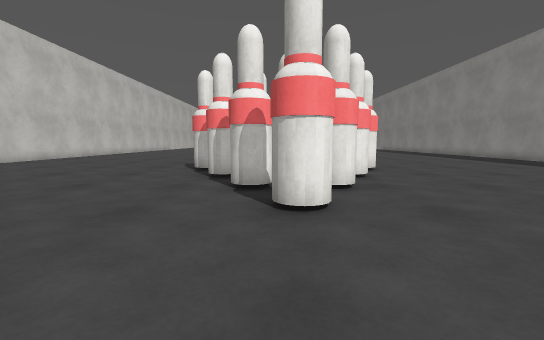
[1] (above)

24 first-person views from a walk through a 3-D level made in the Unity game engine. The camera is 0.54 m above the floor, tilts 6° down and sees 90° across. The floor is counted in squares, 0.5 m on a side. Each view is taken from the middle of a square. On the plan, view 1 faces up. The plan holds only what a view shows up to about 12 squares ahead; the rest is blank. The place goes on beyond the plan. The player is left out. Surface patterns are stand-ins for the level's own textures.

[2]
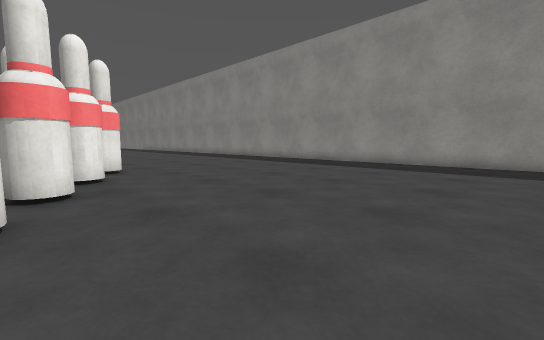

[3]
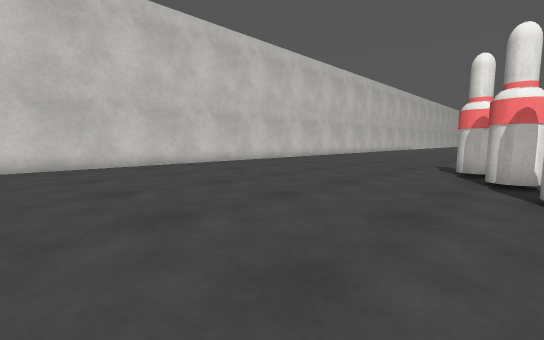

[4]
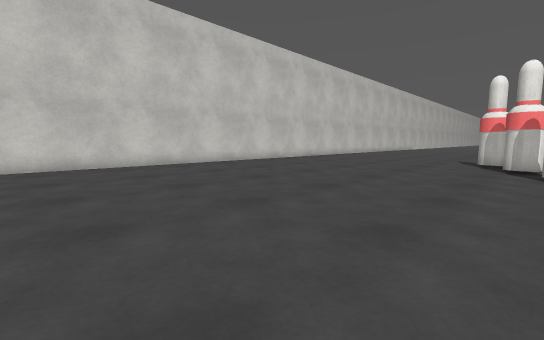

[5]
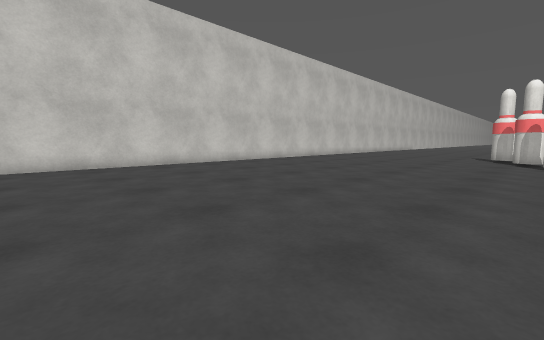

[6]
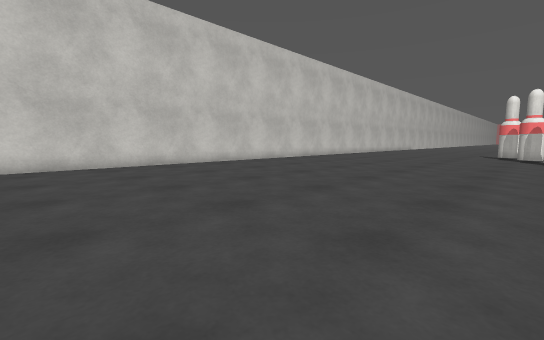

[7]
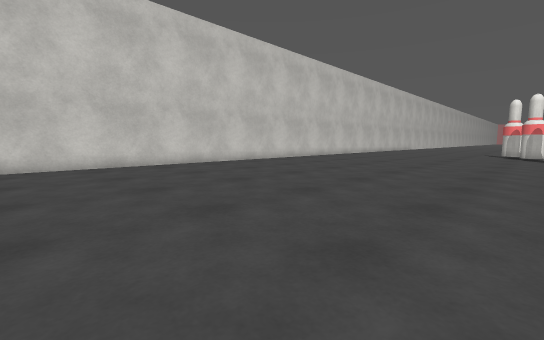

[8]
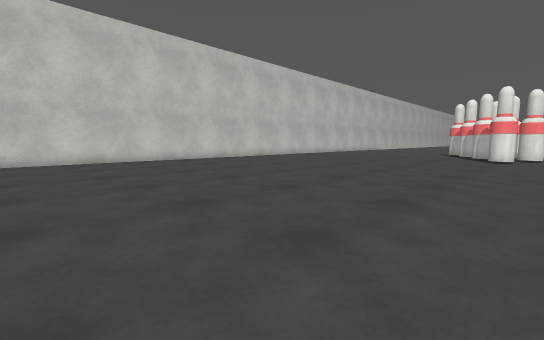

[9]
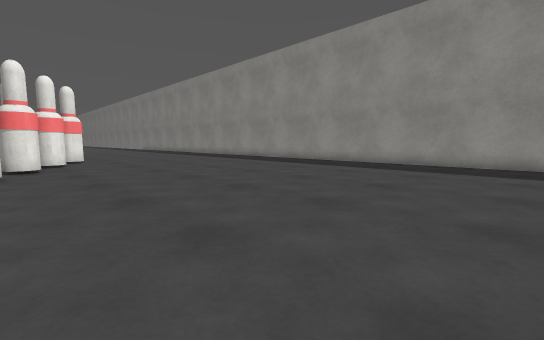

[10]
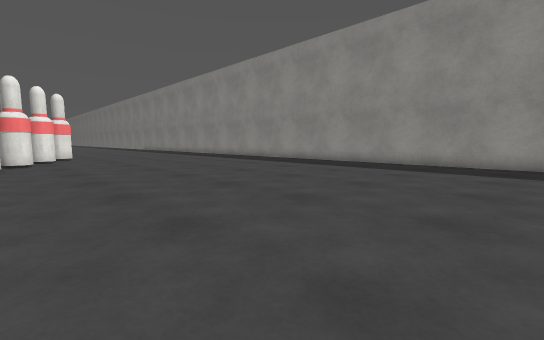

[11]
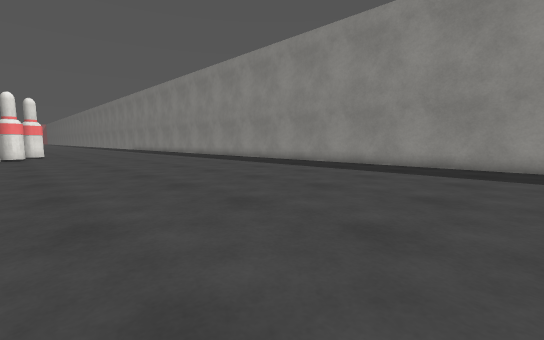

[12]
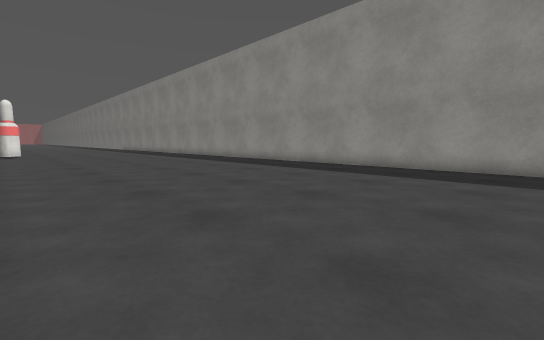

[13]
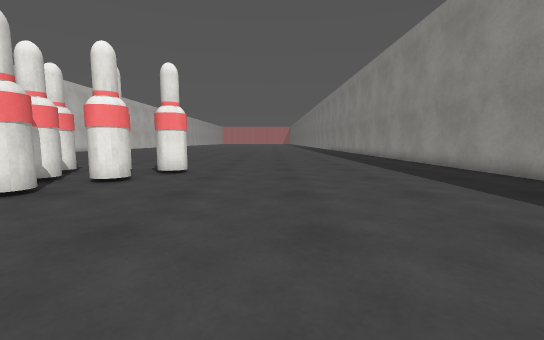

[14]
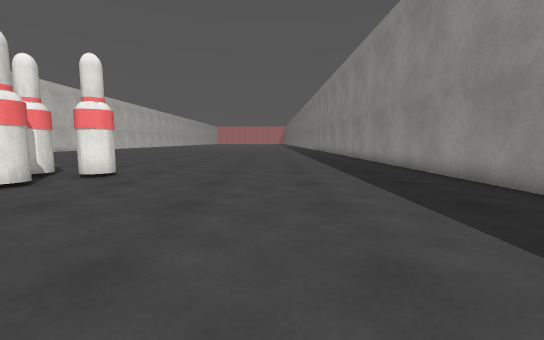

[15]
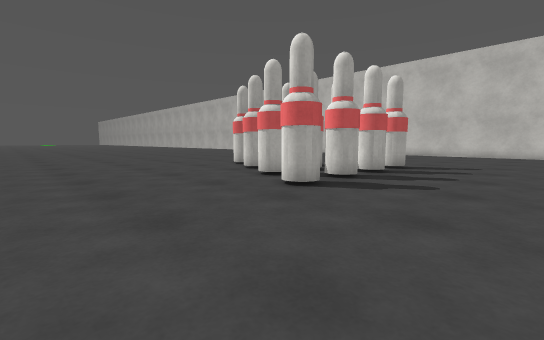

[16]
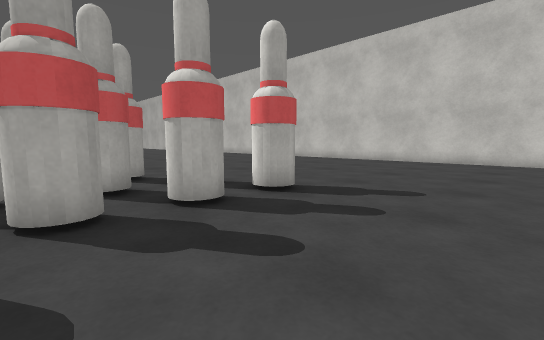

[17]
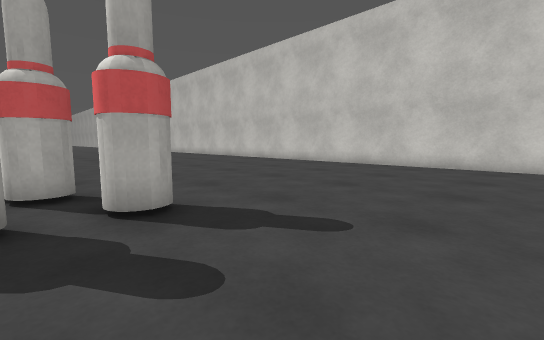

[18]
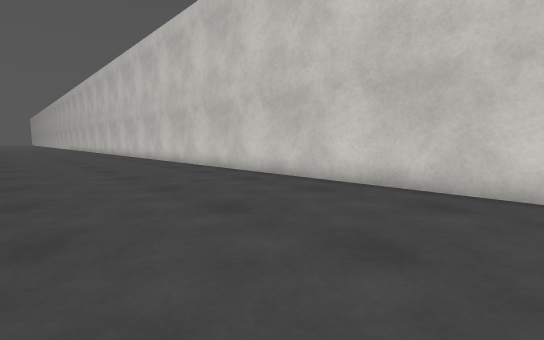

[19]
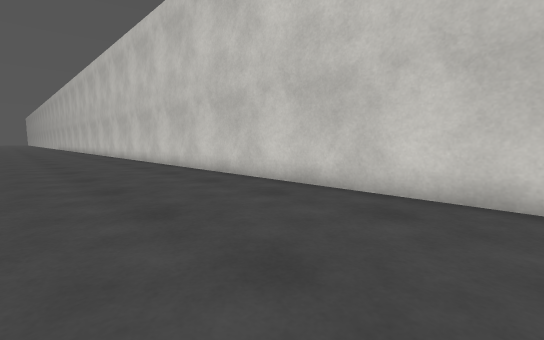

[20]
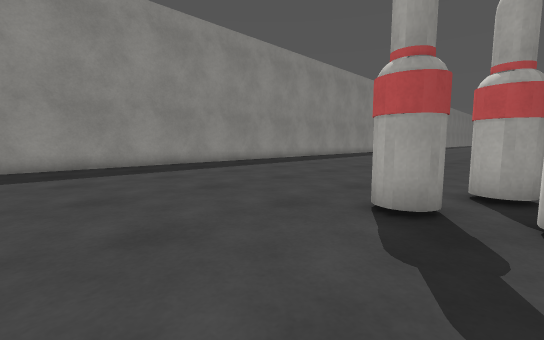

[21]
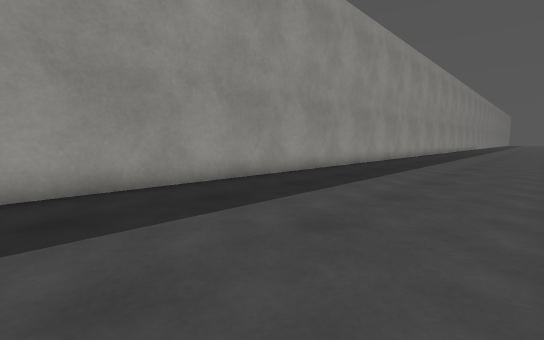

[22]
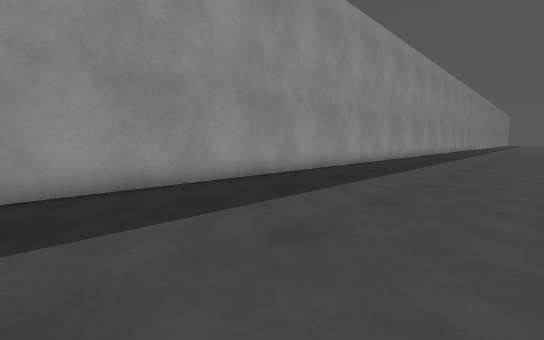

[23]
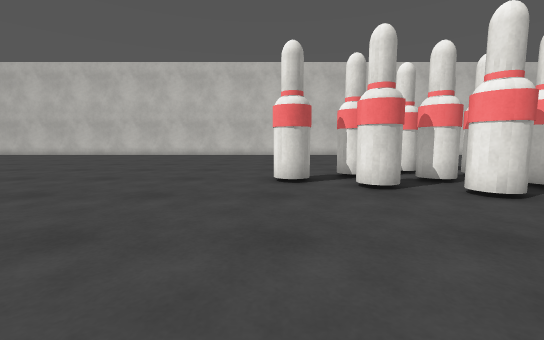

[24]
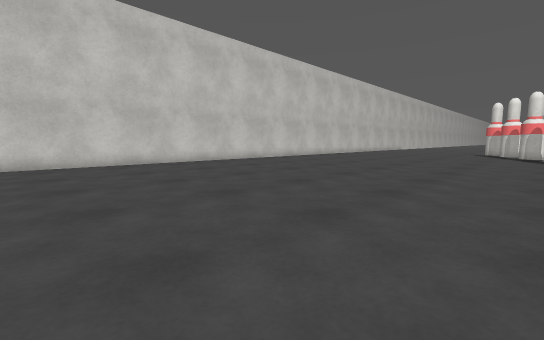

### Floor plan
Key: @ floor where view 1 was taken; # wall or solid block; . floor; O other object.
Columns run from 14 left of view 1 to 15 right of it. Each row starts with its distance up from view 1.
 15 #............................#
 14 #............................#
 13 #............................#
 12 #............................#
 11 #..........OOOOOOOO..........#
 10 #..........OOOOOOOO..........#
  9 #...........OOOOOO...........#
  8 #...........OOOOOO...........#
  7 #............OOOO............#
  6 #............OOOO............#
  5 #.............OO.............#
  4 #.............OO.............#
  3 #............................#
  2 #............................#
  1 #............................#
  0 #.............@..............#
 -1 #............................#
 -2 #............................#
 -3 #............................#
 -4 #............................#
 -5 #............................#
 -6 #............................#
 -7 #............................#
 -8 #............................#
 -9 #............................#
-10 #............................#
-11 #............................#
-12 #............................#
-13 #............................#
-14 #..............  ............#

Positions as (right, up) in squares from view 1, and headings:
1: (0, 0), facing up
2: (1, 0), facing up-right
3: (-1, 0), facing up-left
4: (-1, -4), facing up-left
5: (-1, -8), facing up-left
6: (-1, -11), facing up-left
7: (-1, -13), facing up-left
8: (2, -13), facing up-left
9: (1, -6), facing up-right
10: (1, -9), facing up-right
11: (2, -12), facing up-right
12: (3, -14), facing up-right
13: (7, 1), facing up
14: (9, 2), facing up
15: (9, 15), facing down-left
16: (2, 15), facing down-left
17: (-1, 15), facing down-left
18: (-7, 15), facing down-left
19: (-8, 13), facing down-left
20: (2, 15), facing down-right
21: (8, 7), facing down-right
22: (8, 4), facing down-right
23: (8, 4), facing left
24: (0, -14), facing up-left
